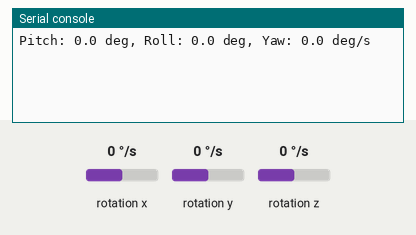
Bench run of a program on a simulated Raspberry Pi Pico running MicroPython. On the bench: the last lines printed to the serial console. The inputs (shaded band) are chosen by the test bench; at power-on: rotation x 0 °/s, rotation y 0 °/s, rotation z 0 °/s. Library files of the repository ran but are not shown: imu.py.

Above: at 1.4 s.
1.5 s: rotation x set to -192 °/s
At 2.8 s:
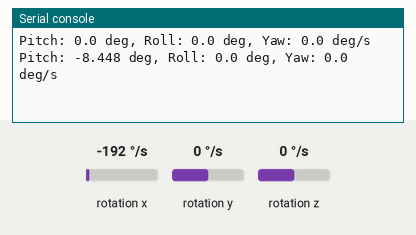
3.0 s: rotation y set to -192 °/s
At 4.2 s:
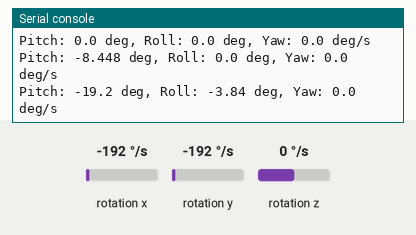
4.5 s: rotation z set to -192 °/s
At 4.5 s:
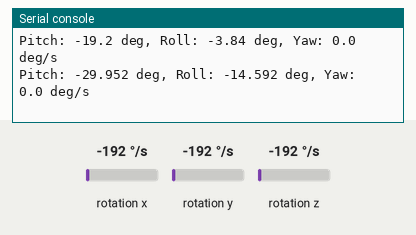
Timing chart, 0 to 7.5 s (numbered marks = the images above; inputs shaded):
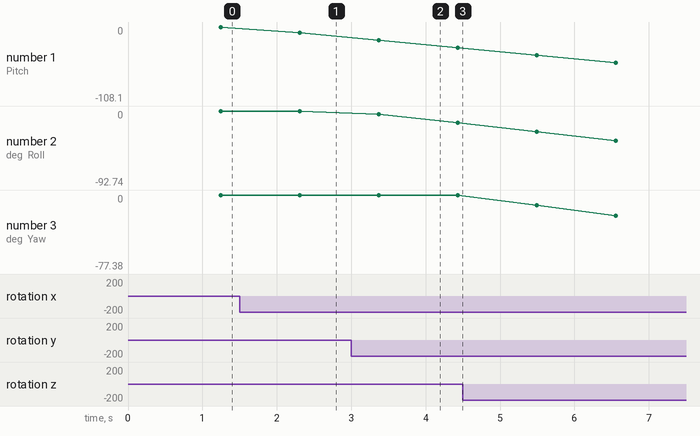

The program:

gyroscope_accelerometer_MPU6050.py
```python
from machine import Pin, PWM, ADC, I2C
import time
from imu import MPU6050
import math

from _pins import (
    PIN_GP16__21_20b__SPI0_RX__I2C0_SDA__UART1_TX as PIN_GP16,
    PIN_GP17__22_19b__SPI0_CSn__I2C0_SCL__UART1_RX as PIN_GP17,
)

from _trigonometry import (
    getTiltDegreesFromAcceleration,
    getTiltDegreesFromAccelerationPitchRoll,
)

# from _constants import PICO_MIN_PWM_ACTUAL, PICO_MAX_PWM

# from _convert_output_voltage_to_pwm import convert_output_voltage_to_pwm
# from _convert_percentage_to_voltage import convert_percentage_to_voltage
# from _convert_output_pwm_to_voltage import convert_output_pwm_to_voltage
# from _convert_minMax_actual_to_desired import convert_minMax_actual_to_desired

#################
# NOTES
#################
# MPU6050
# - https://docs.sunfounder.com/projects/ultimate-sensor-kit/en/latest/components_basic/05-component_mpu6050.html
# - components: 3-axis gyroscope, 3-axis accelerometer
# - z-axis = 1G (acceleration due to gravity)


#################
# HELPERS
#################


#################
# SETUP
#################
i2c = I2C(0, sda=Pin(PIN_GP16), scl=Pin(PIN_GP17), freq=400000)
# why freq=400000? - https://docs.micropython.org/en/latest/library/machine.I2C.html
# - "The frequency parameter is an optional integer giving the I2C clock frequency in Hz. The default is 400kHz."
# - "The frequency is a maximum value. The actual frequency may be less, depending on the hardware capabilities."
# - SDA and SCL are the data and clock lines, respectively.
# - "The I2C bus is a two-wire half-duplex serial bus with a single clock line and a single data line."

mpu = MPU6050(i2c)

#################
# PROGRAM
#################

## CONFIG (GYROSCOPE)
tLoop = 0  # seconds
roll = 0
pitch = 0
yaw = 0
count = 0


try:
    while True:
        #################
        # (0) CONFIG
        #################
        tStart = time.ticks_ms()

        #################
        # (1) GET INPUT
        #################
        # MPU

        # ACCELERATION
        ###################
        # xAccel, yAccel, zAccel = mpu.accel.xyz
        # print(f"(Acceleration) x: {xAccel} G, y: {yAccel} G, z: {zAccel} G         ", end="\r")

        # TILT (PITCH, ROLL) (from acceleration) (normal/perpendicular vector to gravity)
        # https://youtu.be/GWYy121rAOE?si=eB_4Iv7L3K199ZA_&t=666

        # (1) General Tilt
        # tilt = getTiltDegreesFromAcceleration(float(zAccel))  # pitch or roll
        # print(f"(Tilt) Pitch: {tilt} deg      ", end="\r")

        # (2) Pitch & Roll
        # can use a "low pass filter" to smooth out the values (noise vs real signals; trade-off = responsiveness)
        # - e.g. confidenceSensor, confidenceHistoricalData (https://youtu.be/3YqGIg4crEk?si=EaJhBTlsz5ivz3NY)
        # tiltPitch = getTiltDegreesFromAccelerationPitchRoll(yAccel, zAccel, 2)  # pitch or roll
        # tiltRoll = getTiltDegreesFromAccelerationPitchRoll(xAccel, zAccel, 2)  # pitch or roll
        # print(f"(Tilt) Pitch: {tiltPitch} deg, Roll: {tiltRoll} deg      ", end="\r")

        # GYROSCOPE
        ###################
        # - ...acceleration = isn't great for rotation (e.g. errors d/t vibration, horizontal acceleration, etc.)
        # - angular velocity & angle (https://youtu.be/XZIJasvCB44?si=cOIpMg6zKyIsLh_1&t=473)
        # -...gyroscope = "drift" problem

        xGyro, yGyro, zGyro = mpu.gyro.xyz
        # roll = roll + xGyro * tLoop
        # pitch = pitch + yGyro * tLoop
        roll = roll + yGyro * tLoop
        pitch = pitch + xGyro * tLoop
        yaw = yaw + zGyro * tLoop
        # print(f"(Gyroscope) x: {xGyro} deg/s, y: {yGyro} deg/s, z: {zGyro} deg/s       ", end="\r")

        #################
        # (2) SET OUTPUT
        #################

        #################
        # (final) CONFIG
        #################
        count += 1
        if count % 50 == 0:
            print(f"Pitch: {pitch} deg, Roll: {roll} deg, Yaw: {yaw} deg/s")

        tEnd = time.ticks_ms()
        tLoop = time.ticks_diff(tEnd, tStart) / 1000

        time.sleep(0.02)
except KeyboardInterrupt:
    print("Bye!")


# MPU6050
# https://docs.sunfounder.com/projects/ultimate-sensor-kit/en/latest/components_basic/05-component_mpu6050.html
# - components: 3-axis gyroscope, 3-axis accelerometer
```

_pins.py
```python
#  PWM pins (https://www.youtube.com/watch?v=GXA1Y6lA14A&list=PLGs0VKk2DiYz8js1SJog21cDhkBqyAhC5&index=11&ab_channel=PaulMcWhorter)

# Options
# Pin() # (General Purpose Input/Output) # Digital Input/Output (e.g. button, LED, etc.)
# ADC() # (Analog Input) # Analog to Digital Converter (e.g. potentiometer, temperature sensor, etc.)
# PWM() # (Analog Output) # Pulse Width Modulation (e.g. LED brightness, motor speed, etc.)
# I2C() # (Digital Communication) # Inter-Integrated Circuit (e.g. sensor, display, etc.)
# SPI() # (Digital Communication) # Serial Peripheral Interface (e.g. sensor, display, etc.)
# Timer() # (Digital Communication) # Software timer (e.g. blinking LED, etc.)


# Full source of truth for given GP pin
PIN_GP0__1__SPI0_RX__I2C0_SDA__UART1_TX = 0
PIN_GP1__2__SPI0_CSn__I2C0_SCL__UART1_RX = 1
PIN_GP2__4__SPI0_SCK__I2C1_SDA = 2
PIN_GP3__5__SPI0_TX__I2C1_SCL = 3
PIN_GP4__6__SPI0_RX__I2C0_SDA__UART1_TX = 4
PIN_GP5__7__SPI0_CSn__I2C0_SCL__UART1_RX = 5
PIN_GP6__9__SPI0_SCK__I2C1_SDA = 6
PIN_GP7__10__SPI0_TX__I2C1_SCL = 7
PIN_GP8__11__SPI1_RX__I2C0_SDA__UART1_TX = 8
PIN_GP9__12__SPI1_CSn__I2C0_SCL__UART1_RX = 9
PIN_GP10__14__SPI1_SCK__I2C1_SDA = 10
PIN_GP11__15__SPI1_TX__I2C1_SCL = 11
PIN_GP12__16__SPI1_RX__I2C0_SDA__UART1_TX = 12
PIN_GP13__17__SPI1_CSn__I2C0_SCL__UART1_RX = 13
PIN_GP14__19__SPI1_SCK__I2C1_SDA = 14
PIN_GP15__20__SPI1_TX__I2C1_SCL = 15

PIN_GP16__21_20b__SPI0_RX__I2C0_SDA__UART1_TX = 16
PIN_GP17__22_19b__SPI0_CSn__I2C0_SCL__UART1_RX = 17
PIN_GP18__24_17b__SPI0_SCK__I2C1_SDA = 18
PIN_GP19__25_16b__SPI0_TX__I2C1_SCL = 19
PIN_GP20__26_15b__I2C0_SDA = 19
PIN_GP21__27_14b__I2C0_SCL = 20
PIN_GP22__29_12b = 21
PIN_GP26__31_10b__ADC0__I2C1_SDA = 26
PIN_GP27__32_9b__ADC1__I2C1_SCL = 27
PIN_GP28__34_7b__ADC2 = 28

#####
# Context-specific constants
#####
## GPIO (General Purpose Input/Output)
PIN_GP0__1 = 0
PIN_GP1__2 = 1
PIN_GP2__4 = 2
PIN_GP3__5 = 3
PIN_GP4__6 = 4
PIN_GP5__7 = 5
PIN_GP6__9 = 6
PIN_GP7__10 = 7
PIN_GP8__11 = 8
PIN_GP9__12 = 9
PIN_GP10__14 = 10
PIN_GP11__15 = 11
PIN_GP12__16 = 12
PIN_GP13__17 = 13
PIN_GP14__19 = 14
PIN_GP15__20 = 15
PIN_GP16__21_20b = 16
PIN_GP17__22_19b = 17
PIN_GP18__24_17b = 18
PIN_GP19__25_16b = 19
PIN_GP20__26_15b = 20
PIN_GP21__27_14b = 21
PIN_GP22__29_12b = 22
PIN_GP26__31_10b = 26
PIN_GP27__32_9b = 27
PIN_GP28__34_7b = 28

## ADC (Analog to Digital Converter)
# PIN_ADC0__31_10b = 26
# PIN_ADC1__32_9b = 27
# PIN_ADC2__34_7b = 28

## SPI (Serial Peripheral Interface)
# PIN_SPI0_RX__21_20b = 0
# PIN_SPI0_CSn__22_19b = 1
# PIN_SPI0_SCK__24_17b = 2
# PIN_SPI0_TX__25_16b = 3
# PIN_SPI0_RX__26_15b = 4
# PIN_SPI0_CSn__27_14b = 5
# PIN_SPI0_SCK__29_12b = 6
# PIN_SPI0_TX__31_10b = 7
# PIN_SPI1_RX__21_20b = 8
# PIN_SPI1_CSn__22_19b = 9
# PIN_SPI1_SCK__24_17b = 10
# PIN_SPI1_TX__25_16b = 11
# PIN_SPI1_RX__26_15b = 12
# PIN_SPI1_CSn__27_14b = 13
# PIN_SPI1_SCK__29_12b = 14
# PIN_SPI1_TX__31_10b = 15

## I2C (Inter-Integrated Circuit)
# PIN_I2C0_SDA__26_15b = 19
# PIN_I2C0_SCL__27_14b = 20
# PIN_I2C1_SDA__24_17b = 21
# PIN_I2C1_SCL__25_16b = 22
# PIN_I2C1_SDA__31_10b = 26
# PIN_I2C1_SCL__32_9b = 27

## UART (Universal Asynchronous Receiver-Transmitter)
# PIN_UART1_TX__21_20b = 0
# PIN_UART1_RX__22_19b = 1
# PIN_UART1_TX__26_15b = 2
# PIN_UART1_RX__27_14b = 3

## OTHER
PIN_LED = "LED"  # LED (internal component)
PIN_VBUS__40_1b = False  # USB power
PIN_VSYS__39_2b = False  # System power
PIN_3V3_EN__37_4b = False  # 3.3V power (enable)
PIN_3V3_OUT__36_5b = False  # 3.3V power (output)
PIN_RUN__30_11b = False  # Reset (?)
PIN_GND__3 = False  # Ground
PIN_GND__8 = False
PIN_GND__13 = False
PIN_GND__18 = False
PIN_GND__23_18b = False
PIN_GND__28_13b = False
PIN_GND__33_8b = False
PIN_GND__38_3b = False
```

_trigonometry.py
```python
import math

####################
# TRIGONOMETRY
####################

# CIRCLE
##############
# (main)
# radians = degrees / 360 * 2 * pi
# degrees = radians / (2 * pi) * 360
# theta = degrees or radians
# x = r * cos(radians) # computer programs are generally in radians
# y = r * sin(radians) # computer programs are generally in radians
# (additional)
# r = sqrt(x^2 + y^2)
# theta = atan(y / x)

ACCELERATION_DUE_TO_GRAVITY_G = 1.0


def convertDegreesToRadians(degrees: float) -> float:
    return degrees / 360 * (2 * math.pi)


def convertRadiansToDegrees(radians: float, minimumTilt=0) -> float:
    degrees = radians / (2 * math.pi) * 360
    return degrees if abs(degrees) >= minimumTilt else 0


def getXYFromThetaDegrees(degrees: float, r=1) -> tuple:
    radians = convertDegreesToRadians(degrees)
    x = r * math.cos(radians)
    y = r * math.sin(radians)
    return x, y


def getXYFromThetaRadians(radians: float, r=1) -> tuple:
    x = r * math.cos(radians)
    y = r * math.sin(radians)
    return x, y


def getRadiusFromXY(x: float, y: float) -> float:
    return math.atan(y / x)


# def getRadiusFromXY(x: float, y: float) -> float:
#     return math.sqrt(x**2 + y**2)


def getThetaRadiansFromXY(x: float, y: float) -> float:
    return math.atan(y / x)


def getThetaRadiansFromX(x: float) -> float:
    return math.acos(x)


def getThetaRadiansFromY(y: float) -> float:
    return math.asin(y)


def getThetaDegreesFromXY(x: float, y: float) -> float:
    radians = math.atan(y / x)
    return convertRadiansToDegrees(radians)


def getThetaDegreesFromX(x: float) -> float:
    radians = math.acos(x)
    return convertRadiansToDegrees(radians)


def getThetaDegreesFromY(y: float) -> float:
    radians = math.asin(y)
    return convertRadiansToDegrees(radians)


###


def getTiltDegreesFromAcceleration(
    reading: float,
    minimumTilt=0,
) -> float:
    CONSTANT = ACCELERATION_DUE_TO_GRAVITY_G
    radians = 0.0

    reading = max(min(1.0, reading), -1.0)

    adjacentOverHypotenuse = reading / CONSTANT
    radians = math.acos(adjacentOverHypotenuse)

    return convertRadiansToDegrees(radians, minimumTilt)


def getTiltDegreesFromAccelerationPitchRoll(
    reading: float,
    readingZ: float,
    minimumTilt=0,
) -> float:
    radians = 0.0

    reading = max(min(1.0, reading), -1.0)
    readingZ = max(min(1.0, readingZ), -1.0)

    oppositeOverHypotenuse = reading / readingZ
    # oppositeOverHypotenuse = reading / readingZ if readingZ != 0 else reading / 1 # handle divide by zero
    radians = math.atan(oppositeOverHypotenuse)

    return convertRadiansToDegrees(radians, minimumTilt)


# def getTiltDegreesFromAccelerationRoll(
#     reading: float,
# ) -> float:
#     CONSTANT = ACCELERATION_DUE_TO_GRAVITY_G
#     radians = 0.0
#     multiplier = 1 if reading >= 0 else -1

#     reading = max(min(1.0, reading), -1.0)

#     adjacentOverHypotenuse = reading / CONSTANT
#     radians = math.atan(adjacentOverHypotenuse) * multiplier

#     return convertRadiansToDegrees(radians)
```

Measured:
- after the input at 1.5 s, the serial console: prints a new line after 0.81 s (image 1)
- after the input at 3.0 s, the serial console: prints a new line after 0.37 s (image 2)
- plotted number 1: 0 → -8.45 after the input at 1.5 s, -8.45 → -29.95 after the input at 3.0 s
- plotted number 2: 0 → -14.59 after the input at 3.0 s
- plotted number 3: 0 → -77.38 after the input at 4.5 s
